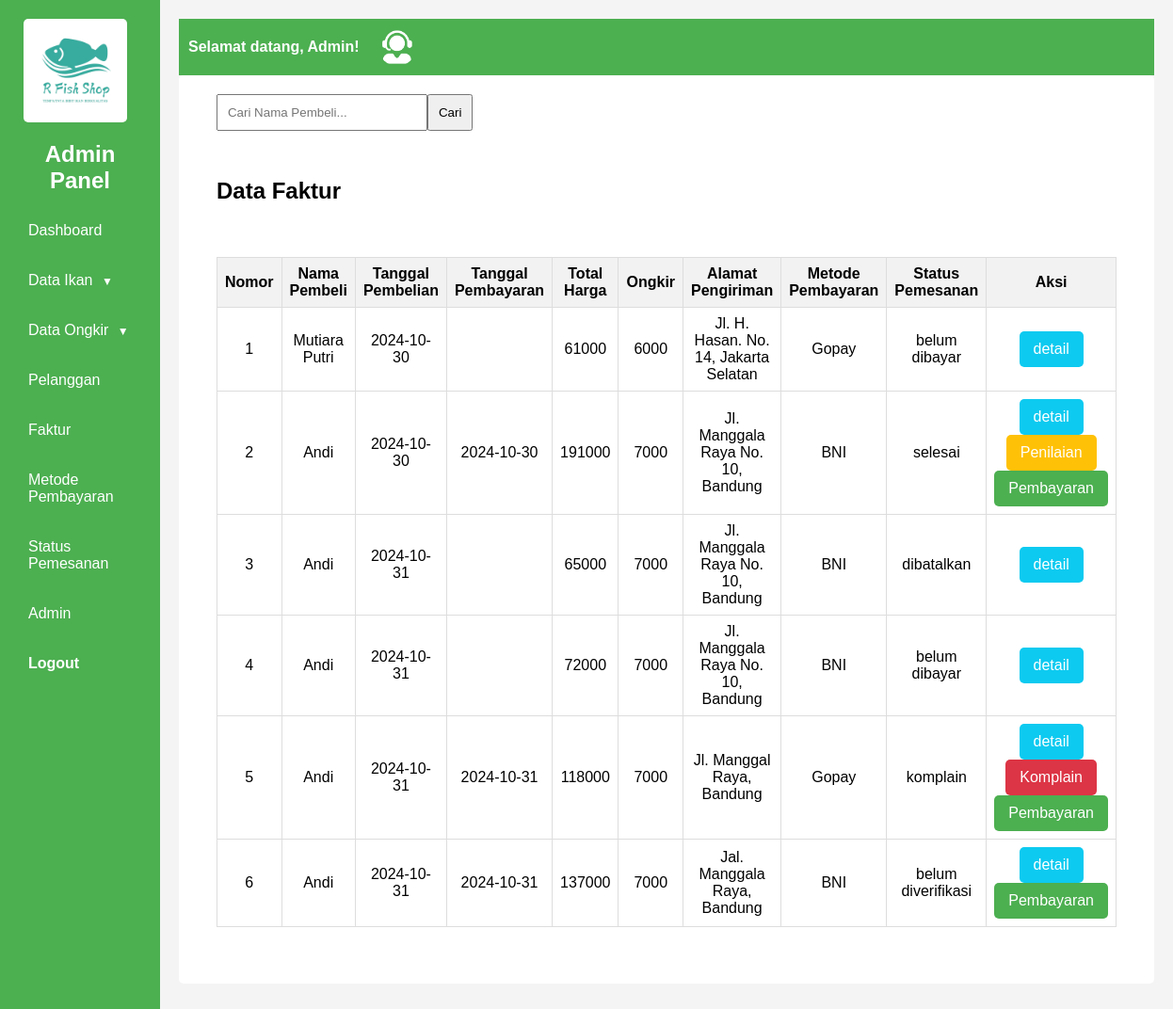
Screenshot of /admin/index.php?halaman=faktur (signed in) with the database file from the repository.
### tables this page shows
CREATE TABLE `faktur` (
  `id_faktur` varchar(10) NOT NULL,
  `tanggal_pembelian` date NOT NULL,
  `tanggal_pembayaran` varchar(20) NOT NULL,
  `total_harga` varchar(20) NOT NULL,
  `id_pelanggan` varchar(10) NOT NULL,
  `id_ongkir` varchar(10) NOT NULL,
  `id_metode` varchar(10) NOT NULL,
  `id_status` varchar(10) NOT NULL,
  `alamat_pengiriman` varchar(100) NOT NULL,
  `bukti_pembayaran` varchar(100) NOT NULL,
  `penilaian_produk` varchar(500) NOT NULL,
  `komplain` varchar(500) NOT NULL
);

CREATE TABLE `pelanggan` (
  `id_pelanggan` varchar(10) NOT NULL,
  `nama` varchar(50) NOT NULL,
  `email` varchar(50) NOT NULL,
  `telepon` varchar(15) NOT NULL,
  `alamat` varchar(100) NOT NULL,
  `password` varchar(20) NOT NULL
);

CREATE TABLE `ongkir` (
  `id_ongkir` varchar(10) NOT NULL,
  `ongkir` varchar(20) NOT NULL,
  `id_kota` varchar(10) NOT NULL
);

CREATE TABLE `metode_pembayaran` (
  `id_metode` varchar(10) NOT NULL,
  `metode` varchar(30) NOT NULL,
  `keterangan` varchar(50) NOT NULL
);

CREATE TABLE `status_pemesanan` (
  `id_status` varchar(10) NOT NULL,
  `status` varchar(20) NOT NULL
);

### admin/faktur.php (the view)
<div class="report-box">
	<form action="index.php?halaman=carifaktur" method="POST" class="search-box-data">
        <input type="text" name="keyword" placeholder="Cari Nama Pembeli..." autocomplete="off">
        <button type="submit" name="cari">Cari</button>
    </form>
	<div class="product-table-container">
    <h2>Data Faktur</h2><br><br>
	<table class="product-table">
    <thead>
		<tr>
			<th>Nomor</th>
			<th>Nama Pembeli</th>
			<th>Tanggal Pembelian</th>
			<th>Tanggal Pembayaran</th>
			<th>Total Harga</th>
			<th>Ongkir</th>
			<th>Alamat Pengiriman</th>
			<th>Metode Pembayaran</th>
			<th>Status Pemesanan</th>
			<th>Aksi</th>
		</tr>
	</thead>
    <tbody>
		<?php $nomor=1; ?>
		<?php $ambil=$koneksi->query("SELECT * FROM faktur
		JOIN pelanggan ON faktur.id_pelanggan=pelanggan.id_pelanggan
		JOIN status_pemesanan ON faktur.id_status=status_pemesanan.id_status
		JOIN metode_pembayaran ON faktur.id_metode=metode_pembayaran.id_metode
		JOIN ongkir ON faktur.id_ongkir=ongkir.id_ongkir");?>
		<?php while($pecah = $ambil->fetch_assoc()){?>
		<tr>
			<td><center><?php echo $nomor; ?></td>
			<td><?php echo $pecah['nama']; ?></td>
			<td><?php echo $pecah['tanggal_pembelian']; ?></td>
			<td><?php echo $pecah['tanggal_pembayaran']; ?></td>
			<td><?php echo $pecah['total_harga']; ?></td>
			<td><?php echo $pecah['ongkir']; ?></td>
			<td><?php echo $pecah['alamat_pengiriman']; ?></td>
			<td><?php echo $pecah['metode']; ?></td>
			<td><?php echo $pecah['status']; ?></td>
			<td>
				<a href="index.php?halaman=detailfaktur&id_faktur=<?php echo $pecah['id_faktur']; ?>" class="btn-custom-info">detail</a>
				<?php if($pecah['id_status']=="S005"):?>
				<a href="index.php?halaman=penilaian&id_faktur=<?php echo $pecah['id_faktur']?>" class="btn-custom-warning">Penilaian</a>
				<?php endif?>
				<?php if($pecah['id_status']=="S008"):?>
				<a href="index.php?halaman=komplain&id_faktur=<?php echo $pecah['id_faktur']?>" class="btn-custom-danger">Komplain</a>
				<?php endif?>
				<?php if($pecah['id_status']!=="S001" AND $pecah['id_status']!=="S006"):?>
				<a href="index.php?halaman=pembayaran&id_faktur=<?php echo $pecah['id_faktur']?>" class="btn-custom-save">Pembayaran</a>
				<?php endif?>
			</td>
		</tr>
		<?php $nomor++; ?>
		<?php } ?>
	</tbody>
    </table>
    </div>
</div>

### css/styleadmin.css (style rules this page uses)
body { font-family: Arial, sans-serif; margin: 0; padding: 0; background-color: #f4f4f4; }
.report-box { background: #fff; padding: 20px; margin-bottom: 20px; border-radius: 5px; box-sizing: border-box; }
.search-box-data { display: flex; margin-left: 20px; margin-bottom: 10px; }
.search-box-data input { padding: 10px; width: 200px; }
.search-box-data button { padding: 10px; }
.product-table-container { background: #fff; padding: 20px; border-radius: 5px; margin-bottom: 20px; }
.product-table { width: 100%; border-collapse: collapse; }
.product-table th, .product-table td { border: 1px solid #ddd; padding: 8px; text-align: center; }
.product-table th { background: #f2f2f2; }
.btn-custom-danger { display: inline-block; padding: 10px 15px; color: white; background-color: #dc3545; border: none; border-radius: 5px; text-decoration: none; text-align: center; }
.btn-custom-warning { display: inline-block; padding: 10px 15px; color: white; background-color: #ffc107; border: none; border-radius: 5px; text-decoration: none; text-align: center; }
.btn-custom-info { display: inline-block; padding: 10px 15px; color: white; background-color: #0dcaf0; border: none; border-radius: 5px; text-decoration: none; text-align: center; }
.btn-custom-save { display: inline-block; padding: 10px 15px; color: white; background-color: #4CAF50; border: none; border-radius: 5px; text-decoration: none; text-align: center; }

### rows the page displays
faktur: id_pelanggan.nama "Mutiara Putri", tanggal_pembelian "2024-10-30", total_harga "61000", id_ongkir.ongkir "6000", alamat_pengiriman "Jl. H. Hasan. No. 14, Jakarta Selatan", id_metode.metode "Gopay", id_status.status "belum dibayar"
faktur: id_pelanggan.nama "Andi", tanggal_pembelian "2024-10-30", tanggal_pembayaran "2024-10-30", total_harga "191000", id_ongkir.ongkir "7000", alamat_pengiriman "Jl. Manggala Raya No. 10, Bandung", id_metode.metode "BNI", id_status.status "selesai"
faktur: id_pelanggan.nama "Andi", tanggal_pembelian "2024-10-31", total_harga "65000", id_ongkir.ongkir "7000", alamat_pengiriman "Jl. Manggala Raya No. 10, Bandung", id_metode.metode "BNI", id_status.status "dibatalkan"
faktur: id_pelanggan.nama "Andi", tanggal_pembelian "2024-10-31", total_harga "72000", id_ongkir.ongkir "7000", alamat_pengiriman "Jl. Manggala Raya No. 10, Bandung", id_metode.metode "BNI", id_status.status "belum dibayar"
faktur: id_pelanggan.nama "Andi", tanggal_pembelian "2024-10-31", tanggal_pembayaran "2024-10-31", total_harga "118000", id_ongkir.ongkir "7000", alamat_pengiriman "Jl. Manggal Raya, Bandung", id_metode.metode "Gopay", id_status.status "komplain"
faktur: id_pelanggan.nama "Andi", tanggal_pembelian "2024-10-31", tanggal_pembayaran "2024-10-31", total_harga "137000", id_ongkir.ongkir "7000", alamat_pengiriman "Jal. Manggala Raya, Bandung", id_metode.metode "BNI", id_status.status "belum diverifikasi"
